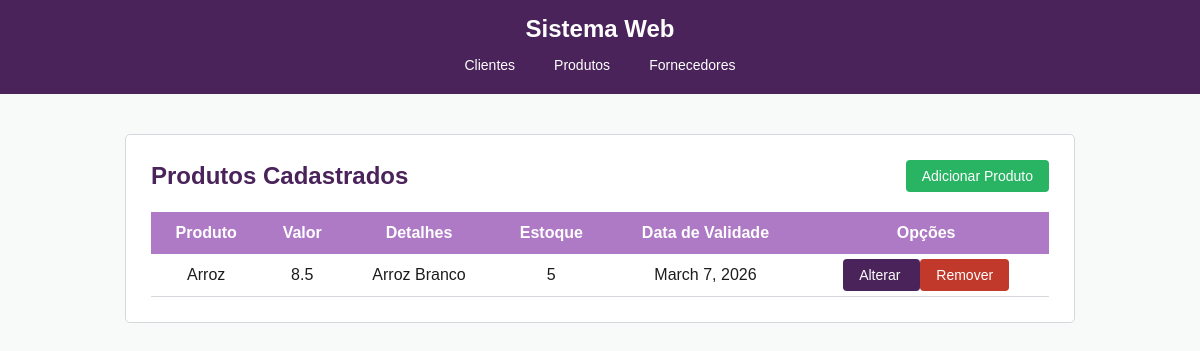
/produtos/, run on the app's committed database.
### produtos/models.py (models this page shows, shortened)
class Produto(models.Model):
    nome = models.CharField(max_length=100)
    preco = models.FloatField()
    descricao = models.CharField(max_length=180)
    quantidade = models.PositiveIntegerField()
    validade = models.DateField()

### produtos/views.py (the view)
# urls.py: path("", ProdutoList.as_view(), name="lista-produtos"),
class ProdutoList(ListView):
    model = Produto
    template_name = "produtos/lista.html"
    context_object_name = "produtos"

### templates/produtos/lista.html
{% extends 'base.html' %}
{% block content %}
<div class="d-flex">
    <h2 style="color: var(--primary);">Produtos Cadastrados</h2>
    <a href="{% url 'criar-produtos' %}" class="btn btn-success">
        Adicionar Produto
    </a>
</div>
<table>
    <thead>
        <tr>
            <th>Produto</th>
            <th>Valor</th>
            <th>Detalhes</th>
            <th>Estoque</th>
            <th>Data de Validade</th>
            <th class="text-center">Opções</th>
        </tr>
    </thead>
    <tbody>
        {% for p in produtos %}
        <tr>
            <td>{{ p.nome }}</td>
            <td>{{ p.preco }}</td>
            <td>{{ p.descricao }}</td>
            <td>{{ p.quantidade }}</td>
            <td>{{ p.validade }}</td>
            <td class="text-center">
                <a href="{% url 'editar-produtos' p.pk %}" class="btn">
                    Alterar
                </a>
                <a href="{% url 'excluir-produtos' p.pk %}" class="btn btn-danger">
                    Remover
                </a>
            </td>
        </tr>
        {% empty %}
        <tr>
            <td colspan="6" class="text-center">
                Ainda não existem produtos cadastrados.
            </td>
        </tr>
        {% endfor %}
    </tbody>
</table>
{% endblock %}

### templates/base.html (style rules this page uses)
:root { --primary:#4a235a; --accent:#af7ac5; --danger:#c0392b; --success:#28b463; --light:#f8f9f9; --white:#ffffff; --dark:#1c1c1c; --border:#d5d8dc; }
* { box-sizing:border-box; margin:0; padding:0; font-family:Verdana, Geneva, Tahoma, sans-serif; }
body { background-color:var(--light); color:var(--dark); }
table { width:100%; border-collapse:collapse; margin-top:15px; }
th { background:var(--accent); color:white; padding:12px; text-align:center; }
td { padding:12px; border-bottom:1px solid var(--border); text-align:center; }
.btn,button,input[type="submit"] { background:var(--primary); color:white; padding:8px 16px; border:none; border-radius:4px; cursor:pointer; text-decoration:none; font-size:14px; }
.btn-danger { background:var(--danger); }
.btn-success { background:var(--success); }
.d-flex { display:flex; justify-content:space-between; align-items:center; margin-bottom:20px; }
.text-center { text-align:center; }

### data on the page
Produto: nome "Arroz", preco "8.5", descricao "Arroz Branco", quantidade "5", validade "March 7, 2026"
